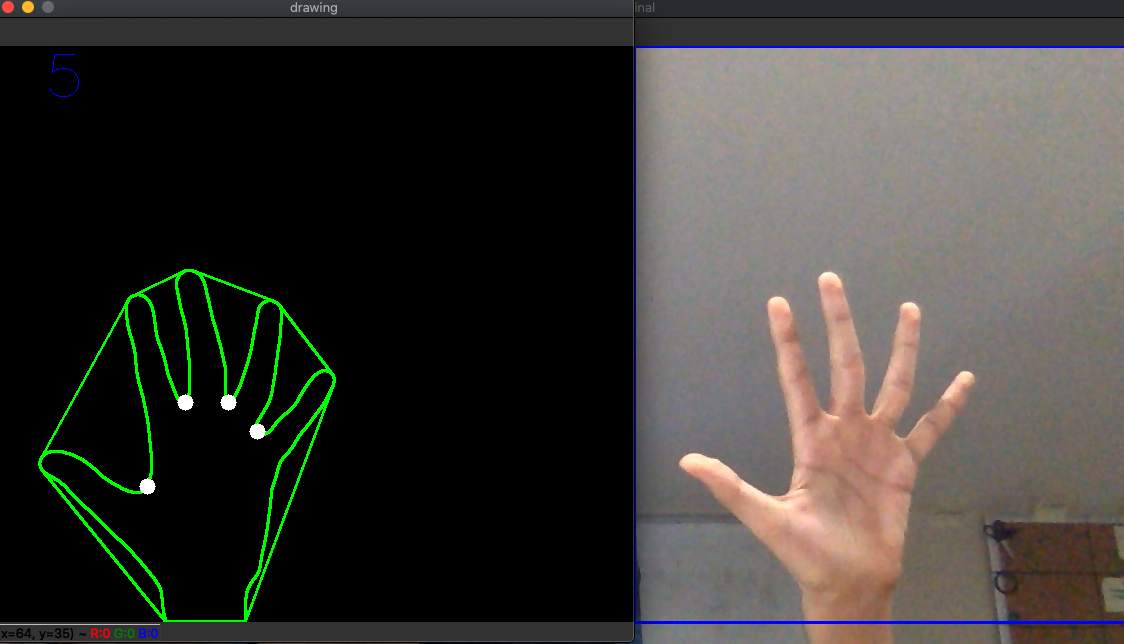
#> input picture FiveFingers.png, 1124 x 644 px, given in place of the camera
$ python countfingers.py
#> lines starting #> are read from the running program, lines starting #| are printed output that depends on the picture; after the words box and inside, x2 and y2 are one past the last pixel; in counts of white or black regions, pixels touching at a corner belong together
import cv2
import numpy as np
import math
import time


learningRate = 0

isBgCaptured = False
def removeBG(frame):
    fgmask = bgModel.apply(frame,learningRate=learningRate)

    kernel = np.ones((3, 3), np.uint8)
    fgmask = cv2.erode(fgmask, kernel, iterations=1)
    res = cv2.bitwise_and(frame, frame, mask=fgmask)
    return res

def calculateFingers(result, drawing):
    hull = cv2.convexHull(result, returnPoints = False)
    #convexityDefects function gets all the defects of the contour and we save them in another array
    #Defects are the lowest points between one finger and the other
    #convexityDefects returns more points than we need, so we have to filter them. We filter them based on their distance from the center of the rectangle.
    #Therefore, only the lowest points between each finger are kept
    if len(hull) > 3:
        defects = cv2.convexityDefects(result, hull)
        if type(defects) != type(None):  # avoid crashing.   (BUG not found)
            count = 0
            for i in range(defects.shape[0]):
                s,e,f,d = defects[i,0]

                start = tuple(result[s][0])
                end = tuple(result[e][0])
                far = tuple(result[f][0])

                a = math.sqrt((end[0] - start[0]) ** 2 + (end[1] - start[1]) ** 2)
                b = math.sqrt((far[0] - start[0]) ** 2 + (far[1] - start[1]) ** 2)

                c = math.sqrt((end[0] - far[0]) ** 2 + (end[1] - far[1]) ** 2)

                #Law of Cosines
                angle = math.acos((b ** 2 + c ** 2 - a ** 2) / (2 * b * c))
                if angle <= math.pi / 2:
                    count += 1
                    cv2.circle(drawing, far, 8, [255, 255, 255], -1)
            return True, count
    return False, 0

camera = cv2.VideoCapture(0)

while camera.isOpened():
    ret, frame = camera.read()
#> frame is the input picture: shape (644, 1124, 3); mean B, G, R 53.2, 57.6, 59.7
    frame = cv2.bilateralFilter(frame, 5, 50, 100)  # smoothen image
    frame = cv2.flip(frame, 1)  # flip the frame horizontally
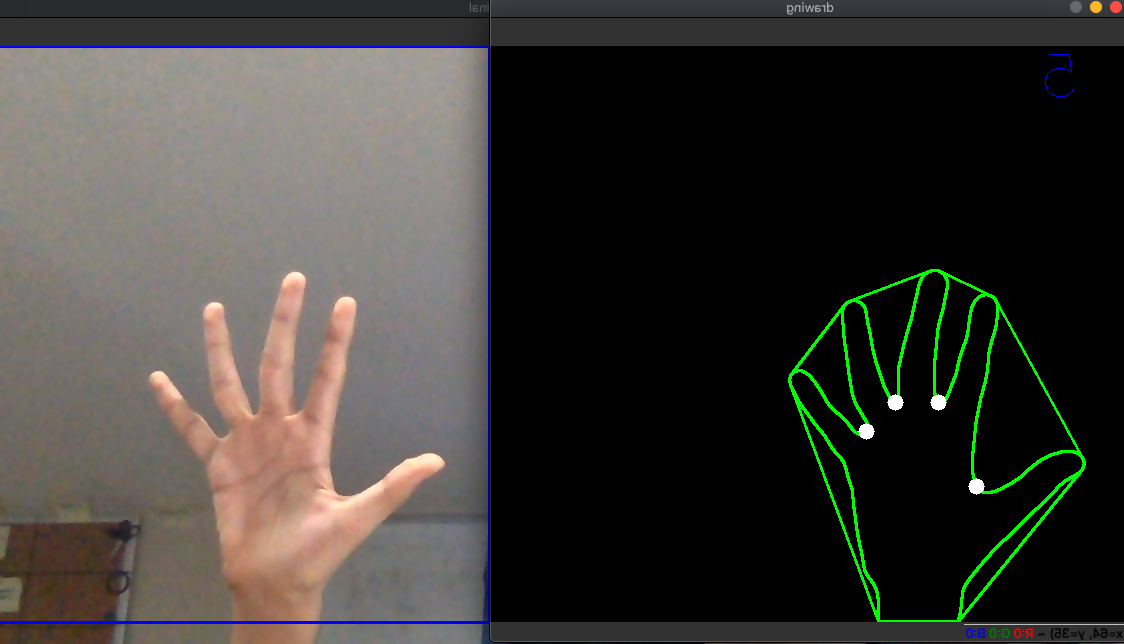
#> frame: shape (644, 1124, 3); mean B, G, R 53.2, 57.6, 59.7
    cv2.rectangle(frame, (int(0.5 * frame.shape[1]), 0),
                 (frame.shape[1], int(0.8 * frame.shape[0])), (255, 0, 0), 2)
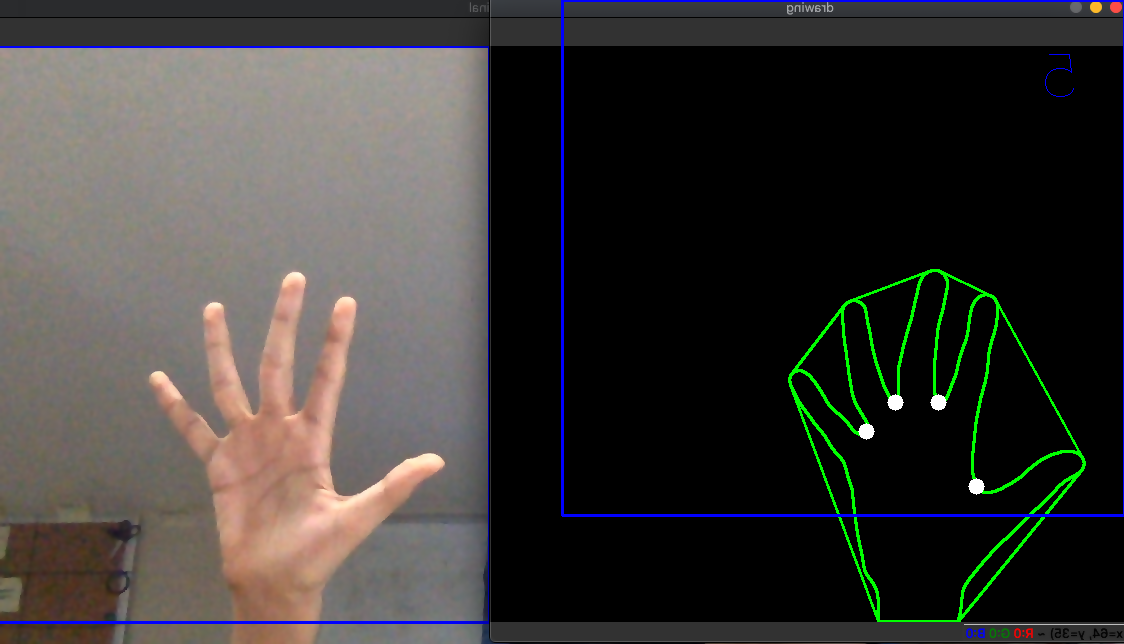
#> frame: shape (644, 1124, 3); 0.67% of pixels changed, all inside (x1, y1, x2, y2) = (561, 0, 1124, 517)
    cv2.imshow('original', frame)

    if isBgCaptured == True:
        img = removeBG(frame)
        img = img[0:int(0.8 * frame.shape[0]),
                    int(0.5 * frame.shape[1]):frame.shape[1]]  # clip the ROI

        # convert the image into binary image
        gray = cv2.cvtColor(img, cv2.COLOR_BGR2GRAY)
        blur = cv2.GaussianBlur(gray, (41, 41), 0)
        ret, thresh = cv2.threshold(blur , 60, 255, cv2.THRESH_BINARY)


        contours, hierarchy = cv2.findContours(thresh, cv2.RETR_TREE, cv2.CHAIN_APPROX_SIMPLE)
        maxArea = -1
        if len(contours) > 0:
            for i in range(len(contours)):
                temp = contours[i]
                area = cv2.contourArea(temp)
                if area > maxArea:
                    maxArea = area
                    index = i

            result = contours[index]
            hull = cv2.convexHull(result)
            drawing = np.zeros(img.shape, np.uint8)
            cv2.drawContours(drawing, [result], 0, (0, 255, 0), 2)
            cv2.drawContours(drawing, [hull], 0, (0, 255, 0), 2)

            isFinishCal,count = calculateFingers(result,drawing)


        cv2.putText(drawing, str(count+1), (50, 50), cv2.FONT_HERSHEY_SIMPLEX, 2, 255)
        cv2.imshow('drawing', drawing)


    k = cv2.waitKey(10)
#> (key Esc is pressed here)
    if k == 27:  # press ESC to exit
        camera.release()
        cv2.destroyAllWindows()
        break
    elif k == ord('b'):  # press 'b' to capture the background
        bgModel = cv2.createBackgroundSubtractorMOG2(0, 50)
        isBgCaptured = True
